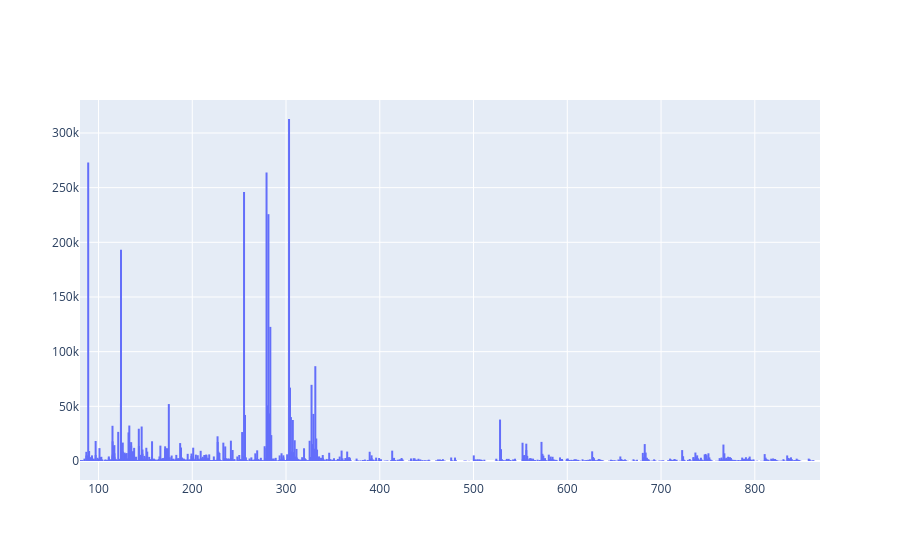

Write notebook code for a chart like this one.
### Markdown cell above
## After pretty much the same procedure, we see that the top features are now exclusively lipid-related. Can we interpret a little bit by looking at the mean spectrum of the sampled data and work out why?

### Code cell
tic_spectrum = Data_sampled.mean(axis=0)

fig = go.Figure(go.Scatter(
    x=np.repeat(mz, 3),
    y=np.ravel(np.column_stack([np.zeros_like(tic_spectrum), tic_spectrum, np.nan * tic_spectrum])),
    mode="lines"
))

fig.show()

### Figure 1 — Plotly figure (JSON) as saved in the notebook; plotly's stock layout.template omitted (floating-point values rounded to 4 significant figures; data arrays with more than 128 entries replaced by an {"elided": "..."} marker saying what was removed)
{"data": [{"mode": "lines", "type": "scatter", "x": {"elided": "11469 float values"}, "y": {"elided": "11469 float values"}}], "layout": {}}
